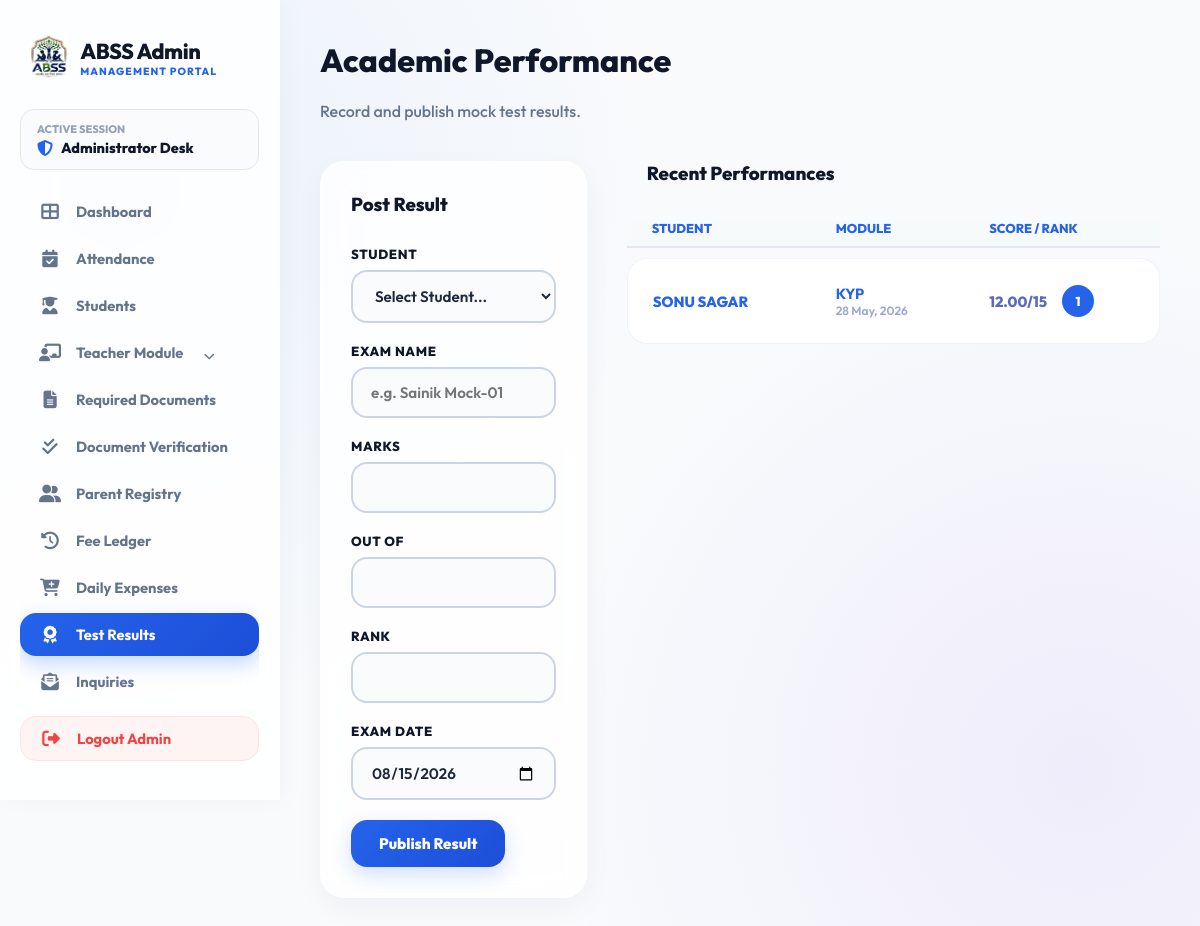
/admin/results.php (signed in), run on the app's committed database.
### tables this page shows
CREATE TABLE `results` (
  `id` int(11) NOT NULL,
  `student_id` int(11) NOT NULL,
  `exam_name` varchar(100) NOT NULL,
  `score` decimal(5,2) DEFAULT NULL,
  `total_marks` int(11) DEFAULT NULL,
  `rank` int(11) DEFAULT NULL,
  `exam_date` date DEFAULT NULL,
  `created_at` timestamp NOT NULL DEFAULT current_timestamp()
);

CREATE TABLE `students` (
  `id` int(11) NOT NULL,
  `reg_no` varchar(20) DEFAULT NULL,
  `student_photo` varchar(255) DEFAULT NULL,
  `parent_id` int(11) DEFAULT NULL,
  `name` varchar(100) NOT NULL,
  `parent_name` varchar(100) DEFAULT NULL,
  `phone` varchar(15) DEFAULT NULL,
  `target_school` varchar(100) DEFAULT NULL,
  `class_admitted` varchar(50) DEFAULT NULL,
  `scholar_mode` varchar(50) DEFAULT 'Day Scholar',
  `monthly_discount` decimal(10,2) DEFAULT 0.00,
  `base_fee` decimal(10,2) DEFAULT 0.00,
  `last_billed_date` date DEFAULT NULL,
  `admission_date` date DEFAULT NULL,
  `status` enum('active','inactive','graduated') DEFAULT 'active',
  `created_at` timestamp NOT NULL DEFAULT current_timestamp(),
  `photo` varchar(255) DEFAULT NULL,
  `dob` date DEFAULT NULL,
  `gender` enum('Male','Female','Other') DEFAULT NULL,
  `home_address` text DEFAULT NULL,
  `city` varchar(100) DEFAULT NULL,
  `state` varchar(100) DEFAULT NULL,
  `zip_code` varchar(10) DEFAULT NULL,
  `prev_school` varchar(255) DEFAULT NULL,
  `guardian_relationship` varchar(50) DEFAULT NULL,
  `guardian_email` varchar(150) DEFAULT NULL,
  `guardian_address` text DEFAULT NULL,
  `emergency_contact_name` varchar(150) DEFAULT NULL,
  `emergency_relationship` varchar(50) DEFAULT NULL,
  `emergency_phone` varchar(20) DEFAULT NULL,
  `has_allergies` tinyint(1) DEFAULT 0,
  `allergies_detail` text DEFAULT NULL,
  `has_medical_condition` tinyint(1) DEFAULT 0,
  `medical_condition_detail` text DEFAULT NULL,
  `physician_name` varchar(150) DEFAULT NULL,
  `physician_phone` varchar(20) DEFAULT NULL,
  `insurance_provider` varchar(150) DEFAULT NULL,
  `insurance_policy` varchar(100) DEFAULT NULL
);

### admin/results.php (the view, shortened to what this page needs)
<?php
require_once 'includes/auth.php';
$results = $conn->query("
    SELECT r.*, s.name
    FROM results r
    JOIN students s ON r.student_id = s.id
    ORDER BY r.exam_date DESC LIMIT 15
");
?>
<!DOCTYPE html>
<html lang="en">
<head>
    <?php include 'includes/head_css.php'; ?>
</head>
<body>
    <?php include 'includes/sidebar.php'; ?>
    <main class="main-content">
        <header class="page-header" style="margin-bottom: 40px;">
            <h1>Academic Performance</h1>
            <p>Record and publish mock test results.</p>
        </header>
        <div class="form-grid">
            <div class="portal-card">
                <h3 style="margin-bottom: 30px;">Post Result</h3>
                <form action="" method="POST">
                    <div class="portal-input-group">
                        <label>Student</label>
                        <select name="student_id" required>
                            <option value="">Select Student...</option>
                        </select>
                    </div>
                    <div class="portal-input-group">
                        <label>Exam Name</label>
                        <input type="text" name="exam_name" placeholder="e.g. Sainik Mock-01" required>
                    </div>
                    <div class="portal-form-row">
                        <div class="portal-input-group">
                            <label>Marks</label>
                            <input type="number" step="0.01" name="score" required>
                        </div>
                        <div class="portal-input-group">
                            <label>Out Of</label>
                            <input type="number" name="total_marks" required>
                        </div>
                    </div>
                    <div class="portal-form-row">
                        <div class="portal-input-group">
                            <label>Rank</label>
                            <input type="number" name="rank">
                        </div>
                        <div class="portal-input-group">
                            <label>Exam Date</label>
                            <input type="date" name="exam_date" value="<?php echo date('Y-m-d'); ?>" required>
                        </div>
                    </div>
                    <button type="submit" name="save_result" class="btn-portal w-100">Publish Result</button>
                </form>
            </div>
            <div class="list-section">
                <h3 style="margin-bottom: 25px; padding-left: 20px;">Recent Performances</h3>
                <div class="portal-table-container">
                    <table class="result-table">
                        <thead>
                            <tr>
                                <th>Student</th>
                                <th>Module</th>
                                <th>Score / Rank</th>
                            </tr>
                        </thead>
                        <tbody>
                            <?php while($r = $results->fetch_assoc()): ?>
                                <tr class="result-row">
                                    <td style="color:var(--portal-blue); font-weight:800;"><?php echo htmlspecialchars($r['name']); ?></td>
                                    <td>
                                        <div style="font-weight:700; color:var(--portal-blue);"><?php echo $r['exam_name']; ?></div>
                                        <div style="font-size:0.75rem; opacity:0.6;"><?php echo date('d M, Y', strtotime($r['exam_date'])); ?></div>
                                    </td>
                                    <td>
                                        <div style="display:flex; align-items:center; gap:15px;">
                                            <span style="font-weight:800;"><?php echo $r['score']; ?>/<?php echo $r['total_marks']; ?></span>
                                            <?php if($r['rank']): ?>
                                                <span class="rank-badge"><?php echo $r['rank']; ?></span>
                                            <?php endif; ?>
                                        </div>
                                    </td>
                                </tr>
                            <?php endwhile; ?>
                        </tbody>
                    </table>
                </div>
            </div>
        </div>
    </main>
</body>
</html>

### admin/includes/head_css.php (style rules this page uses)
:root { --portal-blue: #2563eb; --portal-blue-dark: #1d4ed8; --portal-dark: #0f172a; --sidebar-width: 280px; --glass-bg: rgba(255, 255, 255, 0.82); --glass-border: rgba(255, 255, 255, 0.8); --glass-shadow: 0 10px 30px rgba(15, 23, 42, 0.04), inset 0 1px 0 rgba(255, 255, 255, 0.6); --radius-lg: 24px; --radius-md: 16px; --radius-sm: 12px; }
* { box-sizing: border-box; }
body { background: radial-gradient(circle at 10% 20%, rgba(59, 130, 246, 0.07) 0%, transparent 40%), radial-gradient(circle at 90% 80%, rgba(124, 58, 237, 0.07) 0%, transparent 40%), #f8fafc; color: #334155; font-family: 'Outfit', sans-serif; display: flex; min-height: 100vh; overflow-x: hidden; margin: 0; }
.main-content { margin-left: var(--sidebar-width); flex: 1; padding: 40px; box-sizing: border-box; max-width: 1400px; }
h1, h2, h3, h4 { font-family: 'Outfit', sans-serif; font-weight: 800; color: var(--portal-dark); margin-top: 0; }
p { color: #64748b; font-weight: 500; }
.portal-card, .card, .glass-card { background: var(--glass-bg); backdrop-filter: blur(16px); -webkit-backdrop-filter: blur(16px); padding: 30px; border-radius: var(--radius-lg); box-shadow: var(--glass-shadow); border: 1px solid var(--glass-border); margin-bottom: 25px; min-width: 0; word-wrap: break-word; overflow-wrap: break-word; }
.portal-input-group { margin-bottom: 20px; }
.portal-input-group label { display: block; color: var(--portal-dark); font-weight: 800; margin-bottom: 8px; font-size: 0.82rem; text-transform: uppercase; letter-spacing: 0.05em; }
.portal-input-group input, .portal-input-group select, .portal-input-group textarea, .form-control { width: 100%; padding: 14px 18px; border-radius: var(--radius-md); border: 2px solid #cbd5e1; font-family: inherit; font-size: 0.95rem; font-weight: 600; color: #1e293b; transition: all 0.25s ease; background: rgba(248, 250, 252, 0.8); outline: none; box-sizing: border-box; }
.btn-portal { background: linear-gradient(135deg, var(--portal-blue), var(--portal-blue-dark)); color: #ffffff; padding: 14px 28px; border-radius: var(--radius-md); border: none; font-weight: 800; font-size: 0.95rem; cursor: pointer; transition: all 0.25s ease; font-family: 'Outfit'; display: inline-flex; align-items: center; justify-content: center; gap: 8px; box-shadow: 0 8px 20px rgba(37, 99, 235, 0.2); }
.portal-table-container, .table-responsive { width: 100%; max-width: 100%; overflow-x: auto; -webkit-overflow-scrolling: touch; margin-top: 15px; min-width: 0; }
table { width: 100%; border-collapse: collapse; text-align: left; }
th { padding: 14px 18px; color: var(--portal-dark); font-weight: 800; font-size: 0.8rem; text-transform: uppercase; background: rgba(248, 250, 252, 0.8); border-bottom: 2px solid #e2e8f0; }
td { padding: 16px 18px; border-bottom: 1px solid #f1f5f9; color: #475569; font-weight: 600; font-size: 0.92rem; }

### admin/results.php (style rules this page uses)
.form-grid { display: grid; grid-template-columns: 1fr 2fr; gap: 40px; }
.result-table { width: 100%; border-collapse: separate; border-spacing: 0 10px; }
.result-table th { text-align: left; padding: 0 25px 10px; color: var(--portal-blue); font-weight: 800; font-size: 0.8rem; }
.result-row td { padding: 25px; background: #fff; border-top: 1px solid #f0f4f8; border-bottom: 1px solid #f0f4f8; font-weight: 600; color: #5c6bc0; }
.result-row td:first-child { border-left: 1px solid #f0f4f8; border-radius: 20px 0 0 20px; }
.result-row td:last-child { border-right: 1px solid #f0f4f8; border-radius: 0 20px 20px 0; }
.rank-badge { width: 32px; height: 32px; background: var(--portal-blue); color: #fff; border-radius: 50%; display: flex; align-items: center; justify-content: center; font-weight: 800; font-size: 0.8rem; }

### data on the page
results: student.name "SONU SAGAR", exam_name "KYP", exam_date "28 May, 2026", score "12.00", total_marks "15", rank "1"
